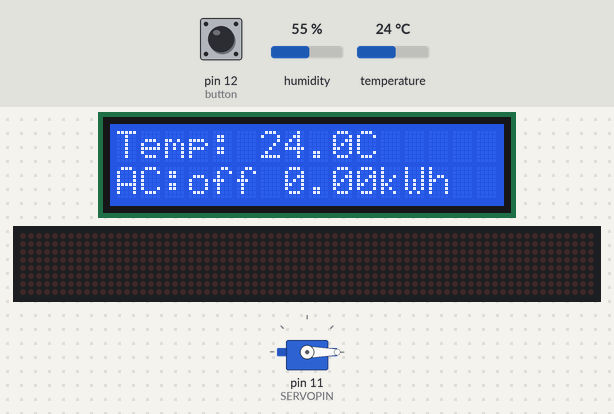
Simulated run of this sketch. Board: Arduino Uno, built with avr-gcc and run on an emulated ATmega328P. Parts: servo, 16×2 character LCD, 72×8 LED matrix. The test bench sets the inputs (shaded band); at power-on: temperature 24 °C, pin 12 (button) HIGH, humidity 55 %. What the sketch prints to the serial monitor is not drawn.

Above: at 1.2 s.
1.3 s: temperature set to 21 °C
At 4.2 s:
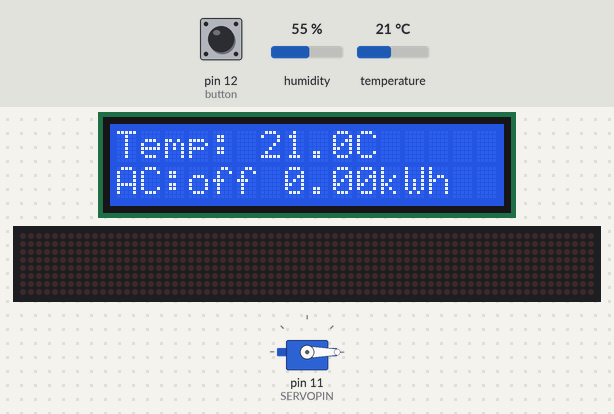
4.5 s: temperature set to 18 °C
At 9.3 s:
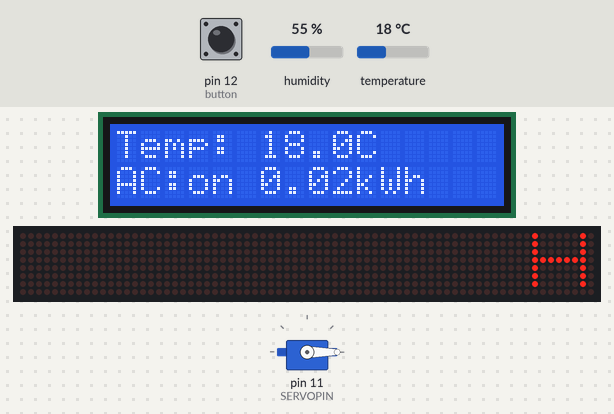
10.5 s: temperature set to 28 °C
At 16.4 s:
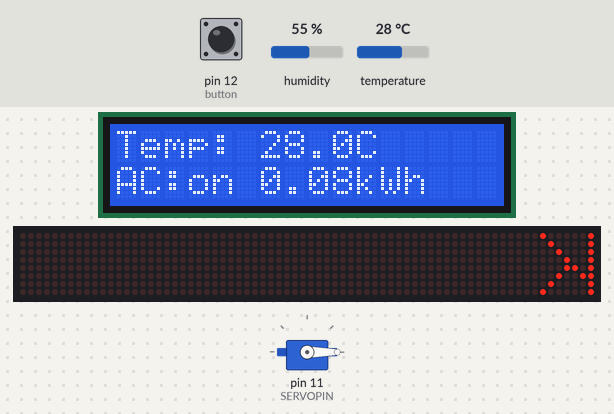
16.5 s: temperature set to 26 °C
At 21.5 s:
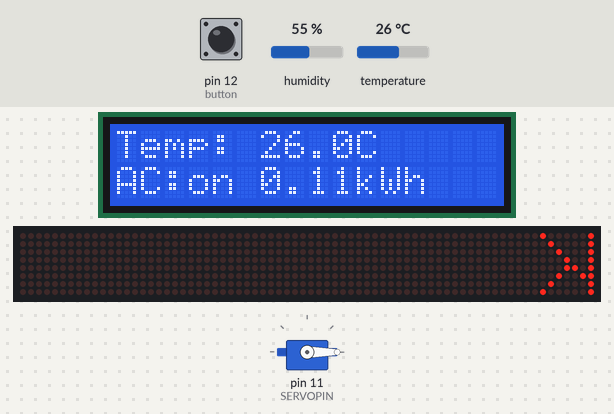
21.9 s: temperature set to 23 °C
At 23.0 s:
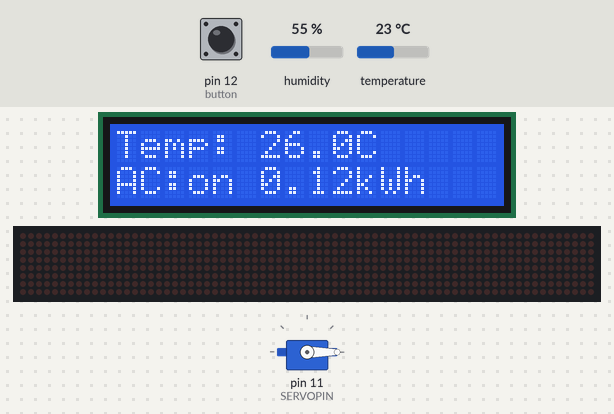
25.0 s: pin 12 (button) pulled LOW for 0.15 s
At 25.8 s:
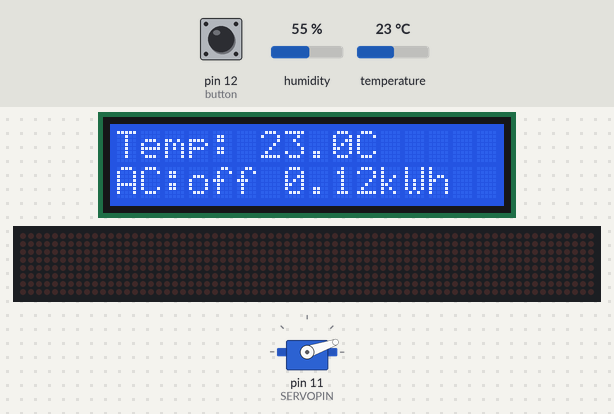
Timing chart, 0 to 26.7 s (numbered marks = the images above; inputs shaded):
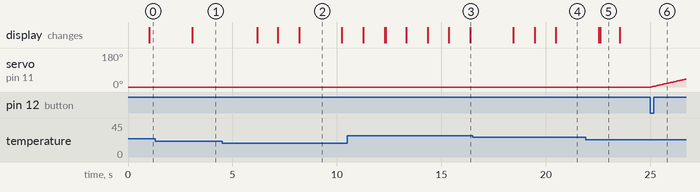

The sketch:

arduinoCode.ino
```cpp
#include <Servo.h>
#include <DHT.h>
#include <LiquidCrystal.h>
#include <MD_Parola.h>
#include <MD_MAX72xx.h>
#include <SPI.h>

#define DHTPIN 2

#define SERVOPIN 11

#define DHTTYPE DHT11   // DHT 11 actual sensor in physikal system
//#define DHTTYPE DHT22 // dht22 only one available in wokwi

#define HARDWARE_TYPE MD_MAX72XX::FC16_HW
#define MAX_DEVICES 1  // Anzahl der 8x8-Matrizen
#define CLK_PIN   8  // Clock
#define DATA_PIN  10  // Data in (DIN)
#define CS_PIN    9  // Chip Select (CS)

DHT dht(DHTPIN, DHTTYPE); // temp sensor initialisation

MD_MAX72XX mx = MD_MAX72XX(HARDWARE_TYPE, DATA_PIN, CLK_PIN, CS_PIN); // matrix initialisation

Servo servo; // object servo of type Servo
float const dPos = 0; // default position
float cPos = 0; // position helper
float step = 0.25; // "speed"

bool bState; //helper for button state
int button = 12; // button on pin 12

LiquidCrystal lcd(7, 6, 5, 4, 3, 13);  // RS, E, D4, D5, D6, D7
unsigned long acStartTime = 0;
unsigned long sendAcTime = 0;
unsigned long currentAcOnTime = 0;
float currentPowerConsumption = 0;  // in Watt-hours

float sendPowerConsumption = 0;

bool acOn = false;

void setup() {
  Serial.begin(9600);
  dht.begin();

  pinMode(button, INPUT_PULLUP);
  servo.attach(SERVOPIN); // servo on pin 11
  servo.write(dPos); // put arm in default position

  lcd.begin(16, 2);

  mx.begin();
  mx.control(MD_MAX72XX::INTENSITY, 8);  // brightness 0-15
  mx.clear();

}

void displayH() {
  byte H[8] = {
    B10000010,  // column 1
    B10000010,  // column 2
    B10000010,  // column 3
    B11111110,  // column 4
    B10000010,  // column 5
    B10000010,  // column 6
    B10000010,  // column 7
    B00000000   // column 8
  };

  for (int i = 0; i < 8; i++) {
    mx.setRow(0, i, H[i]);  // iterating through matrix grid and byte

  }
}

void displayO() {
  byte O[8] = {
    B00000000,  // column 1
    B00000000,  // column 2
    B00000000,  // column 3
    B00000000,  // column 4
    B00000000,  // column 5
    B00000000,  // column 6
    B00000000,  // column 7
    B00000000   // column 8
  };

  for (int i = 0; i < 8; i++) {
    mx.setRow(0, i, O[i]);  // iterating through matrix grid and byte

  }
}

void displayK() {
  byte K[8] = {
    B01000001,  // column 1
    B00100001,  // column 2
    B00010001,  // column 3
    B00001001,  // column 4
    B00001101,  // column 5
    B00010011,  // column 6
    B00100001,  // column 7
    B01000001   // column 8
  };

  for (int i = 0; i < 8; i++) {
    mx.setRow(0, i, K[i]);  // iterating through matrix grid and byte

  }
}

float calculatePowerConsumption(unsigned long duration) {

  // Average bus-AC uses 32000 watts
  return (27000.0 * duration) / (1000.0 * 3600.0);  // Convert to Watt-hours

}

void printTime(unsigned long timeInSeconds) {
  int hours = timeInSeconds / 3600;
  int minutes = (timeInSeconds % 3600) / 60;
  int seconds = timeInSeconds % 60;

  if (hours > 0) {
    lcd.print(hours);
    lcd.print("h");
  }
  if (minutes > 0 || hours > 0) {
    lcd.print(minutes);
    lcd.print("m");
  }
  lcd.print(seconds);
  lcd.print("s");

}

void updateLCD(float temperature) {
  lcd.clear();

  lcd.setCursor(0, 0);
  lcd.print("Temp: ");
  lcd.print(temperature, 1);
  lcd.print("C");
  lcd.setCursor(0, 1);
  lcd.print("AC:");
  lcd.print(acOn ? "on" : "off");
  lcd.print(" ");
  lcd.print(currentPowerConsumption / 1000.0, 2); // Convert to kWh, display with 2 decimal places
  lcd.print("kWh");

}

void windowClose()
{
  while(cPos > 0)
  {
    cPos -= step;
    servo.write(cPos);
    delay(10); // servo travel-time

  }
}

void windowOpen()
{
  while(cPos < 45)
  {
    cPos += step;
    servo.write(cPos);
    delay(10);

  }
}

void sendDataToPi(bool acOn, float temperature, float humidity, float powerConsumption, long sendAcTimeHelper) {

  long elapsedTime = sendAcTimeHelper / 1000;  // Use the stored AC runtime


  int hours = (elapsedTime / 3600);
  int minutes = (elapsedTime % 3600) / 60;
  int seconds = elapsedTime % 60;

  Serial.print("AC: ");
  Serial.print(acOn ? "on" : "off");  // 1 for on, 0 for off
  Serial.print(" Temperature: ");
  Serial.print(temperature, 2);
  Serial.print("°C, Humidity: ");
  Serial.print(humidity, 2);
  Serial.print(", Power Consumed: ");
  Serial.print(powerConsumption / 1000.0, 2); // Convert to kWh
  Serial.print(" kWh, AC on for: ");

// Print the formatted time in HH:MM:SS format
  if (hours < 0 || minutes < 0 || seconds < 0) {
    Serial.println("N/A");  // In case of invalid time
  } else {
    Serial.print(hours);
    Serial.print(":");
    if (minutes < 10) Serial.print("0");
    Serial.print(minutes);
    Serial.print(":");
    if (seconds < 10) Serial.print("0");
    Serial.println(seconds);
  }

}

unsigned long lastAcOffTime = 0;  // To store last AC off time
float totalPowerConsumption = 0;  // Accumulate power during on-time

unsigned long lastDataSentTime = 0;  // Time of the last data sent
const unsigned long dataInterval = 10000;  // 10 seconds interval for sending data

unsigned long lastLCDUpdateTime = 0;  // Time of the last LCD update
const unsigned long lcdUpdateInterval = 1000;  // 1 second interval for updating LCD

void loop() {
  float h = dht.readHumidity(); // Read humidity
  float t = dht.readTemperature(); // Read temp in Celsius

  if(!digitalRead(button) && bState == false) // button pressed & current state is false
  {
    bState = true;

  } else if(!digitalRead(button) && bState == true) // button pressed & current state is true
  {
    bState = false;

  }

  if(bState == false && acOn == false) // button state toggled to false = move to position 0
  {
    windowClose();

  } else if(acOn == false) // button state toggled to true = move to position 180
  {
    windowOpen();

  }

  if(t > 24) // if temp over 22C
  {
    if(cPos > 0)
    {
      windowClose();
      bState = false; // set button state to "windows closed"

    }

    if(!acOn)
    {
      acStartTime = millis();
    }

    acOn = true;
    displayK();

  } else if(t < 20) // if temp under 20C
  {
    if(cPos > 0)
    {
      windowClose();
      bState = false;

    }

    if(!acOn)
    {
      acStartTime = millis();

    }

    acOn = true;
    displayH();

  } else
  {
    if (acOn){
      // Calculate the total power consumption for the period
      totalPowerConsumption = calculatePowerConsumption(millis() - acStartTime);

     // Store the last AC runtime and power consumption for display when AC is off
      lastAcOffTime = millis() - acStartTime;

      // Send data with the last AC on-time and power consumption
      sendDataToPi(false, t, h, totalPowerConsumption, lastAcOffTime);

      // Reset AC-specific variables
      totalPowerConsumption = 0;
      acStartTime = 0;

    }

    acOn = false;
    displayO();

  }

  if (acOn)
  {
    // Update the current power consumption as the AC runs
    currentPowerConsumption = calculatePowerConsumption(millis() - acStartTime);
  }

  // Check if it's time to update the LCD (every 1 second)
  if (millis() - lastLCDUpdateTime >= lcdUpdateInterval) {
    updateLCD(t);  // Update the LCD with the latest temperature, AC runtime, and power consumption
    lastLCDUpdateTime = millis();  // Update the last LCD update time
  }

  // Check if 10 seconds have passed since the last data was sent
  if (millis() - lastDataSentTime >= dataInterval) {
    sendDataToPi(acOn, t, h, sendPowerConsumption, sendAcTime);  // Send data to Raspberry Pi
    sendPowerConsumption = 0;
    sendAcTime = 0;
    lastDataSentTime = millis();  // Update the last data sent time
  }

  delay(20);  // Delay for 1 second before next iteration

}
```

Measured:
- the behaviour switches between 20 and 19 °C on temperature (found by bisection; images 1 and 2)
- the behaviour switches between 25 and 24 °C on temperature (found by bisection; images 4 and 5)
- after the input at 1.3 s, the display: changes after 1.8 s (image 1)
- after the input at 4.5 s, the display: first changes after 1.7 s (image 2 shows a later state)
- after the input at 10.5 s, the display: first differs from a run without the input after 1.8 s (image 3 shows a later state)
- after the input at 21.9 s, the display: first differs from a run without the input after 0.70 s (image 5)
- after the input at 25.0 s, servo on pin 11 (SERVOPIN): moves from 0° to 42° over 1.7 s, starting at once
